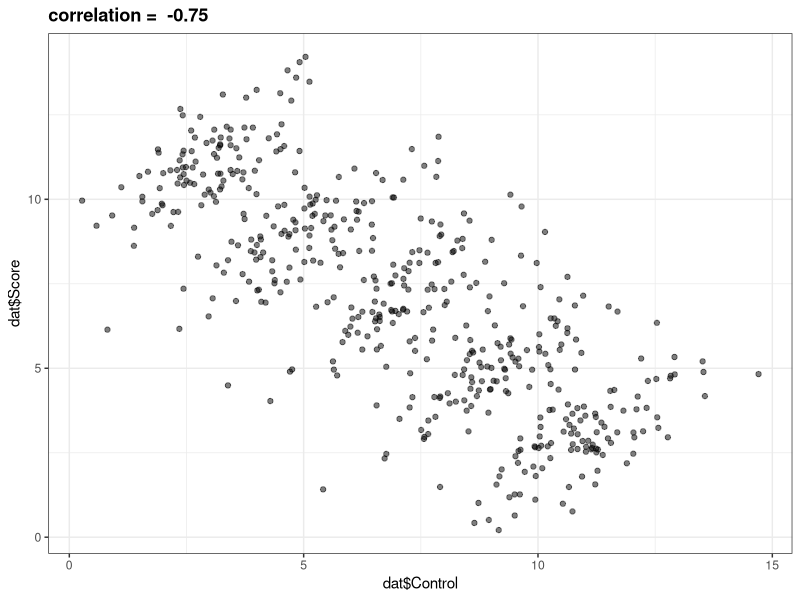
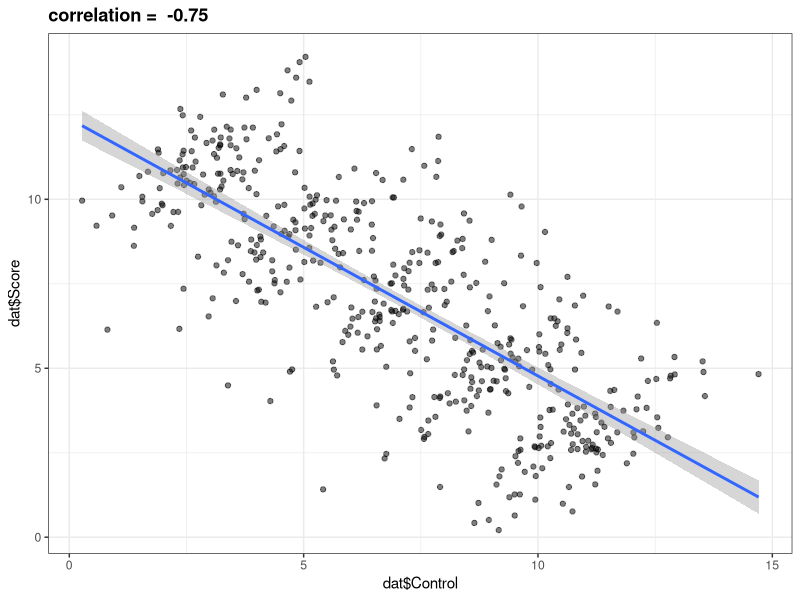
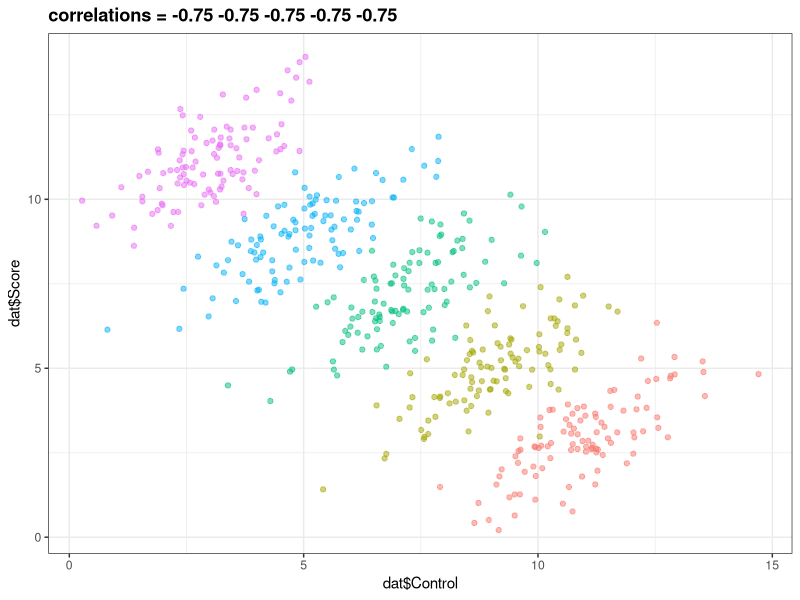

Recreate these plots in R, in order. (Note: this script raises an error after producing the figures.)
library(tidyverse)
library(dslabs)
ds_theme_set()

#全部の変数を消す
rm(list=ls())


## simulate data 
N <- 100
Sigma <- matrix(c(1,0.75,0.75, 1), 2, 2)*1.5
means <- list(c(11,3), c(9,5), c(7,7), c(5,9), c(3,11))
dat <- lapply(means, function(mu) 
  MASS::mvrnorm(N, mu, Sigma))
dat<-as.data.frame(Reduce(rbind, dat)) %>%
  mutate(Z = as.character(rep(seq_along(means), each = N)))
names(dat) <- c("Control", "Score", "School")

view(dat)

## First plot
dat %>% ggplot(aes(dat$Control,dat$Score)) + 
  geom_point(alpha = .5) +
  ggtitle(paste("correlation = ", round(cor(dat$Control, dat$Score), 2))) 

## 回帰直線をかく
dat %>% ggplot(aes(dat$Control,dat$Score)) +  
  geom_point(alpha = .5) +
  ggtitle(paste("correlation = ", round(cor(dat$Control, dat$Score), 2))) +
  geom_smooth(method = "lm")

## second plot
means <- as.data.frame(Reduce(rbind, means)) %>% setNames(c("dat$Control","dat$Score")) %>%
  mutate(z = as.character(seq_along(means)))

corrs <- dat %>% group_by(dat$School) %>% summarize(cor = cor(dat$Control,dat$Score)) %>% .$cor 

p <- dat %>% ggplot(aes(dat$Control,dat$Score, color = dat$School)) + 
  geom_point(show.legend = FALSE, alpha = 0.5) +
  ggtitle(paste("correlations =",  paste(signif(corrs,2), collapse=" ")))
p

## third plot
p + annotate("text", x = dat$Control, y = dat$Score, 
             label = paste("Z=", means$z), cex = 5)  
